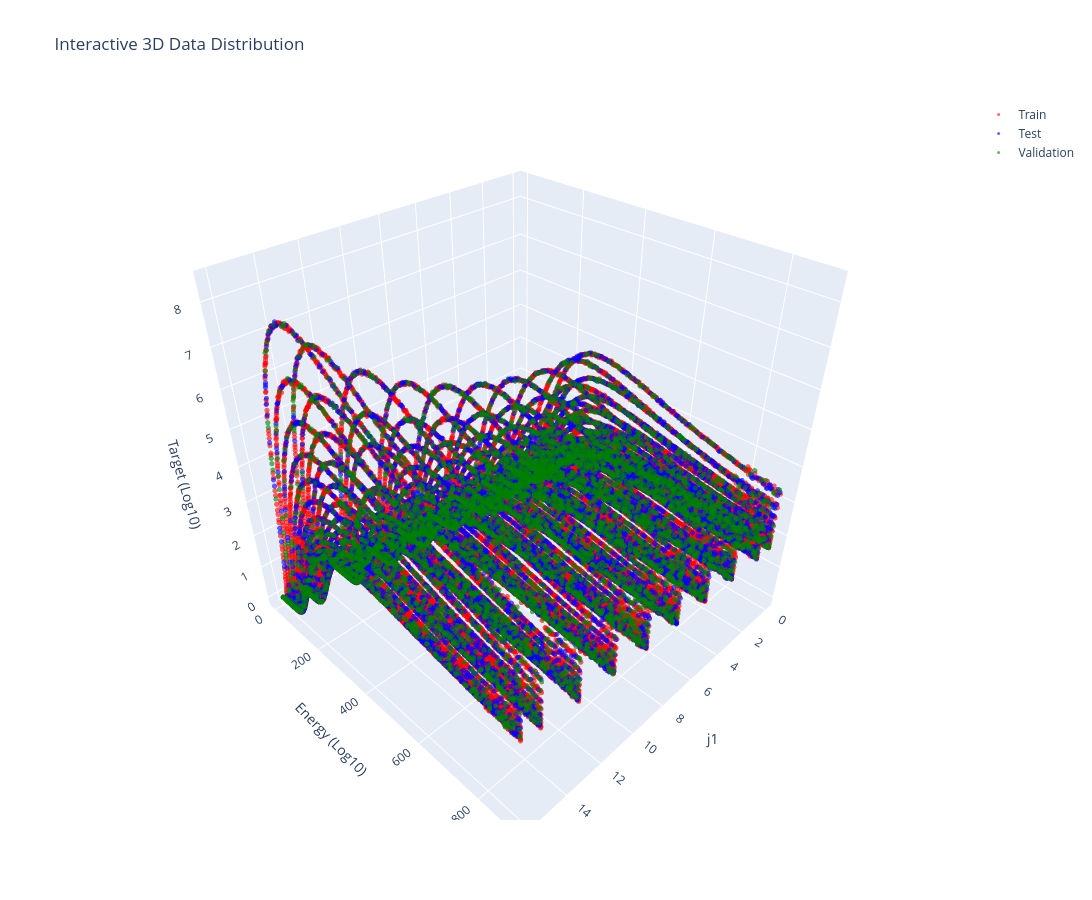

Here is the notebook cell this chart was saved with:
### Code cell
import plotly.graph_objects as go

fig = go.Figure()

# Train points
fig.add_trace(go.Scatter3d(
    x=Xraw_selected_train[:, 0],
    y=Xraw_selected_train[:, 2],
    z=yraw_selected_train,
    mode='markers',
    marker=dict(size=3, color='red', opacity=0.6),
    name='Train'
))

# Test points
fig.add_trace(go.Scatter3d(
    x=Xraw_selected_test[:, 0],
    y=Xraw_selected_test[:, 2],
    z=yraw_selected_test,
    mode='markers',
    marker=dict(size=3, color='blue', opacity=0.6),
    name='Test'
))

fig.add_trace(go.Scatter3d(
    x=Xraw_selected_val[:, 0],
    y=Xraw_selected_val[:, 2],
    z=yraw_selected_val, 
    mode='markers',
    marker=dict(size=3, color='green', opacity=0.6),
    name='Validation'
))

# Set dimensions and layout
fig.update_layout(
    width=1200,   # Set width
    height=900,   # Set height
    title="Interactive 3D Data Distribution",
    scene=dict(
        xaxis_title='j1',
        yaxis_title='Energy (Log10)',
        zaxis_title='Target (Log10)'
    )
)

fig.show()

### Figure 1 — Plotly figure (JSON) as saved in the notebook; plotly's stock layout.template omitted (floating-point values rounded to 4 significant figures; data arrays with more than 128 entries replaced by an {"elided": "..."} marker saying what was removed)
{"data": [{"marker": {"color": "red", "opacity": 0.6, "size": 3}, "mode": "markers", "name": "Train", "type": "scatter3d", "x": {"elided": "39780 float values"}, "y": {"elided": "39780 float values"}, "z": {"elided": "39780 float values"}}, {"marker": {"color": "blue", "opacity": 0.6, "size": 3}, "mode": "markers", "name": "Test", "type": "scatter3d", "x": {"elided": "11700 float values"}, "y": {"elided": "11700 float values"}, "z": {"elided": "11700 float values"}}, {"marker": {"color": "green", "opacity": 0.6, "size": 3}, "mode": "markers", "name": "Validation", "type": "scatter3d", "x": {"elided": "7020 float values"}, "y": {"elided": "7020 float values"}, "z": {"elided": "7020 float values"}}], "layout": {"height": 900, "scene": {"xaxis": {"title": {"text": "j1"}}, "yaxis": {"title": {"text": "Energy (Log10)"}}, "zaxis": {"title": {"text": "Target (Log10)"}}}, "title": {"text": "Interactive 3D Data Distribution"}, "width": 1200}}
